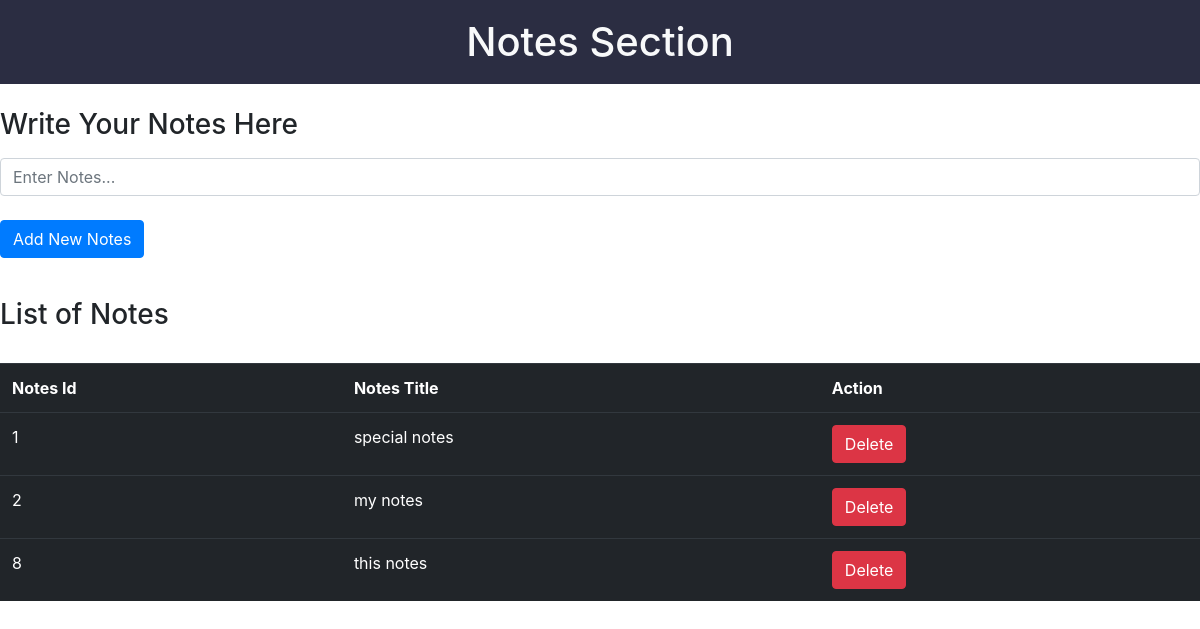
The page /n on the database its author committed.
### app.py (models this page shows, shortened)
class Todo(db.Model):
    id = db.Column(db.Integer, primary_key=True)
    title = db.Column(db.String(100))
    complete = db.Column(db.Boolean)

### app.py (the view)
@app.route('/n')
def notes():
    notes_list=Todo.query.all()
    return render_template("notes.html",notes_list=notes_list)

### templates/notes.html (shortened to what this page needs)
<!DOCTYPE html>
<html lang="en">
<head>
    <link rel="stylesheet" href="https://cdn.jsdelivr.net/npm/bootstrap@4.0.0/dist/css/bootstrap.min.css">
</head>
<body>
    <nav class="navbar text-light">
        <div class="container-fluid">
            <span class="my-title mb-0 h1">Notes Section</span>
        </div>
    </nav>
    <br>
    <form action="{{url_for('addtodo')}}" method="POST">
        <div class="form-group">
            <label for="notes"><h3>Write Your Notes Here</h3></label>
            <input type="text" class="form-control" name="title" placeholder="Enter Notes..."><br>
            <button class="btn btn-primary" type="submit">Add New Notes</button>
        </div>
    </form>
    <br>
    <h3>List of Notes</h3><br>
    <table class="table table-hover table-dark">
        <tr>
            <th>Notes Id</th>
            <th>Notes Title</th>
            <th>Action</th>
        </tr>
        {% for todo in notes_list %}
        <tr>
            <td>{{todo.id}}</td>
            <td>{{todo.title}}</td>
            <td>
                <a class="btn btn-danger" href="/deletenotes/{{ todo.id }}">Delete</a>
            </td>
        </tr>
        {% endfor %}
    </table>
</body>
</html>

### templates/notes.html (style rules this page uses)
.navbar { background-color: #2b2d42; }
.my-title { margin: 0 auto; padding: 10px; }

### rows shown on the page
Todo: id "1", title "special notes"
Todo: id "2", title "my notes"
Todo: id "8", title "this notes"
